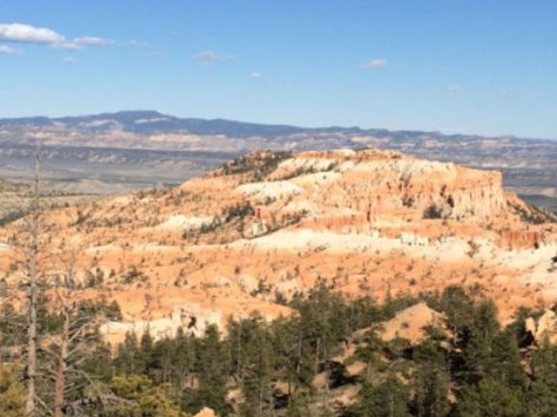
#> input picture step5/PanoramaStitching/2/A.png, 557 x 417 px
$ python -i panorama.py   (imports and definitions only)
#> lines starting #> are read from the running program, lines starting #| are printed output that depends on the picture
import numpy as np
import imutils
import cv2

class Stitcher:
    def __init__(self):
        self.isv3 = imutils.is_cv3(or_better=True)

    def stitch(self, images, ratio=0.75, reproThresh=4.0, showMatches=False):
        (imageB, imageA) = images
        (kpsA, featuresA) = self.detectAndDescribe(imageA)
        (kpsB, featuresB) = self.detectAndDescribe(imageB)

        M = self.matchKeypoints(kpsA, kpsB, featuresA, featuresB, ratio, reproThresh)
        if M is None:
            return None

        (matches, H, status) = M
        result = cv2.warpPerspective(imageA, H, (imageA.shape[1] + imageB.shape[1], imageA.shape[0]))
        result[0:imageB.shape[0], 0:imageB.shape[1]] = imageB

        if showMatches:
            vis = self.drawMatches(imageA, imageB, kpsA, kpsB, matches, status)
            return (result, vis)

        return result

    # [44 lines left out: functions detectAndDescribe, matchKeypoints, drawMatches, not called in this run]

>>> import cv2
>>> picture = cv2.imread('A.png', cv2.IMREAD_GRAYSCALE)
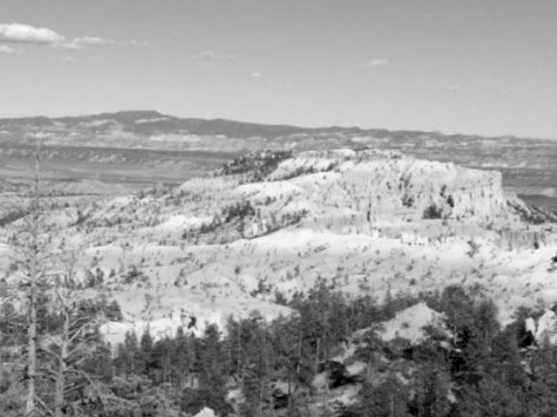
#> picture: shape (417, 557); min 0, max 251, mean 158.7
>>> result = Stitcher().stitch(picture)
#> (the run stopped early here; a loop or call above may not have finished)

$ run again, on step5/PanoramaStitching/2/B.png
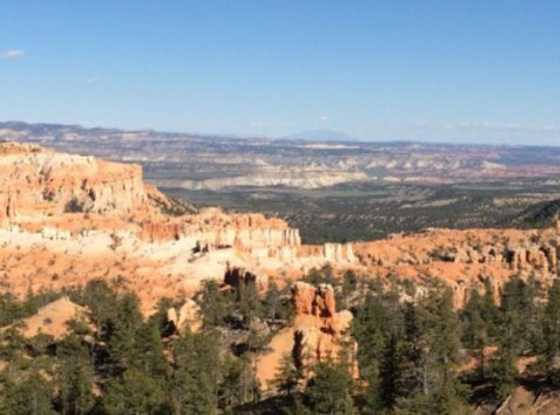
#> input picture step5/PanoramaStitching/2/B.png, 560 x 415 px
#> `picture = cv2.imread('A.png', cv2.IMREAD_GRAYSCALE)`:
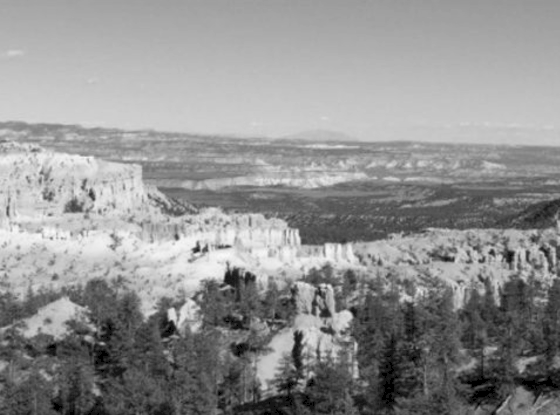
#> picture: shape (415, 560); min 0, max 249, mean 144.8
